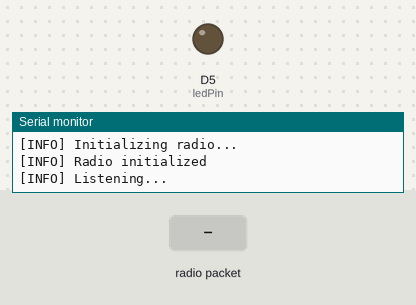
Bench run of a sketch on a simulated ESP8266 (NodeMCU). On the bench: output pins drawn as LEDs (lit = HIGH), the last lines printed to the serial monitor. Inputs (shaded band) come from the test bench. No radio packets arrive unless stated.

Above: at 1.7 s.
1.8 s: radio packet "off" arrives
At 3.0 s:
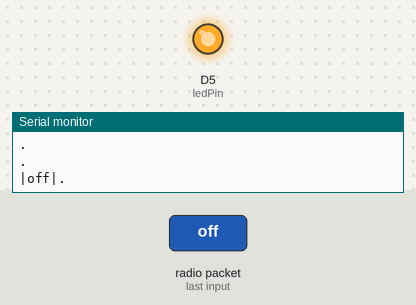
4.0 s: radio packet "1" arrives
Timing chart, 0 to 7.0 s (numbered marks = the images above; inputs shaded):
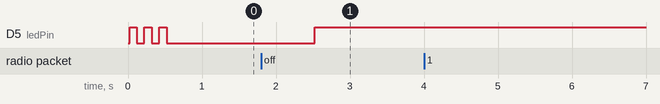

Measured:
- after the input at 1.8 s, D5 (ledPin): LOW → HIGH after 0.72 s

The sketch:

firefly_node_nodemcu.ino
```cpp
#include <SPI.h>
#include <nRF24L01.h>
#include <RF24.h>


RF24 radio(D3, D4); // CE, CSN
const byte address[6] = "00001";

const int ledPin = D5;

void initializeRadio() {
  radio.begin();

  if (radio.isChipConnected()) {
    Serial.println("[INFO] Chip connected");
    radio.printDetails();
    Serial.println("[INFO] Initializing radio...");
    radio.openReadingPipe(1, address);
    radio.setPALevel(RF24_PA_HIGH);
    radio.startListening();
//    delay(3000);
    Serial.println("[INFO] Radio initialized");
  } else {
    Serial.println("[ERROR] Chip NOT connected");
    Serial.println("[ERROR] Radio NOT intialized");
  }
}

void setup() {
  Serial.begin(9600);

  pinMode(ledPin, OUTPUT);

  initializeRadio();

  digitalWrite(ledPin, HIGH);
  delay(100);
  digitalWrite(ledPin, LOW);
  delay(100);
  digitalWrite(ledPin, HIGH);
  delay(100);
  digitalWrite(ledPin, LOW);
  delay(100);
  digitalWrite(ledPin, HIGH);
  delay(100);
  digitalWrite(ledPin, LOW);

  if (radio.isChipConnected()) {
    Serial.println("[INFO] Listening...");
  }
}

void loop() {
  if (radio.available()) {
    Serial.println(".");
    char text[32] = "";
    radio.read(&text, sizeof(text));

    if (text != "") {
      Serial.println(".");
      Serial.print("|");
      Serial.print(text);
      Serial.print("|");
      Serial.println(".");
    }

    if (text == "off") {
      digitalWrite(ledPin, LOW);
    } else {
      digitalWrite(ledPin, HIGH);
    }
  }
  delay(1000);
}
```
